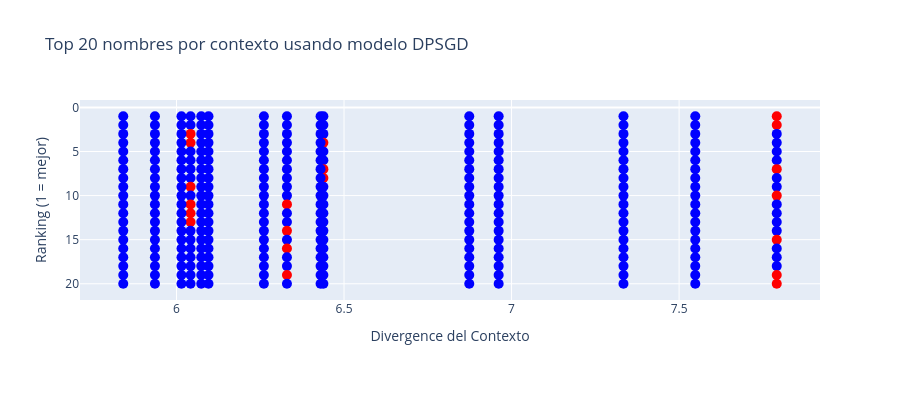

The cell this chart's notebook holds for it:
### Code cell
import plotly.graph_objects as go


context_data = read_RankDivergence("DPSGD3_Rank+DivergenceExperiment")

fig = go.Figure()
max_points = 20

for context, ctx_info in context_data.items():
    if context.startswith("The doctor who works in name"):
        continue
    data = ctx_info['data']
    divergence = ctx_info['divergence']
    
    sorted_data = sorted(data, key=lambda x: x['perplexity'], reverse=True)[:max_points]

    for rank, person in enumerate(sorted_data, start=1):
        fig.add_trace(go.Scatter(
            x=[divergence],
            y=[rank],
            mode='markers',
            marker=dict(
                size=10,
                color='red' if person['match'] else 'blue'
            ),
            hovertemplate=(
                f"<b>Contexto:</b> {context}<br>"
                f"<b>Nombre:</b> {person['decoded']}<br>"
                f"<b>Ranking:</b> {rank}<br>"
                f"<b>Perplexity:</b> {person['perplexity']:.2e}<br>"
                f"<b>Divergence:</b> {divergence:.4f}<extra></extra>"
            ),
            showlegend=False
        ))

fig.update_layout(
    title="Top 20 nombres por contexto usando modelo DPSGD",
    xaxis_title="Divergence del Contexto",
    yaxis_title="Ranking (1 = mejor)",
    yaxis=dict(autorange='reversed'),
    height=400,
    margin=dict(b=100),
)

fig.show()
